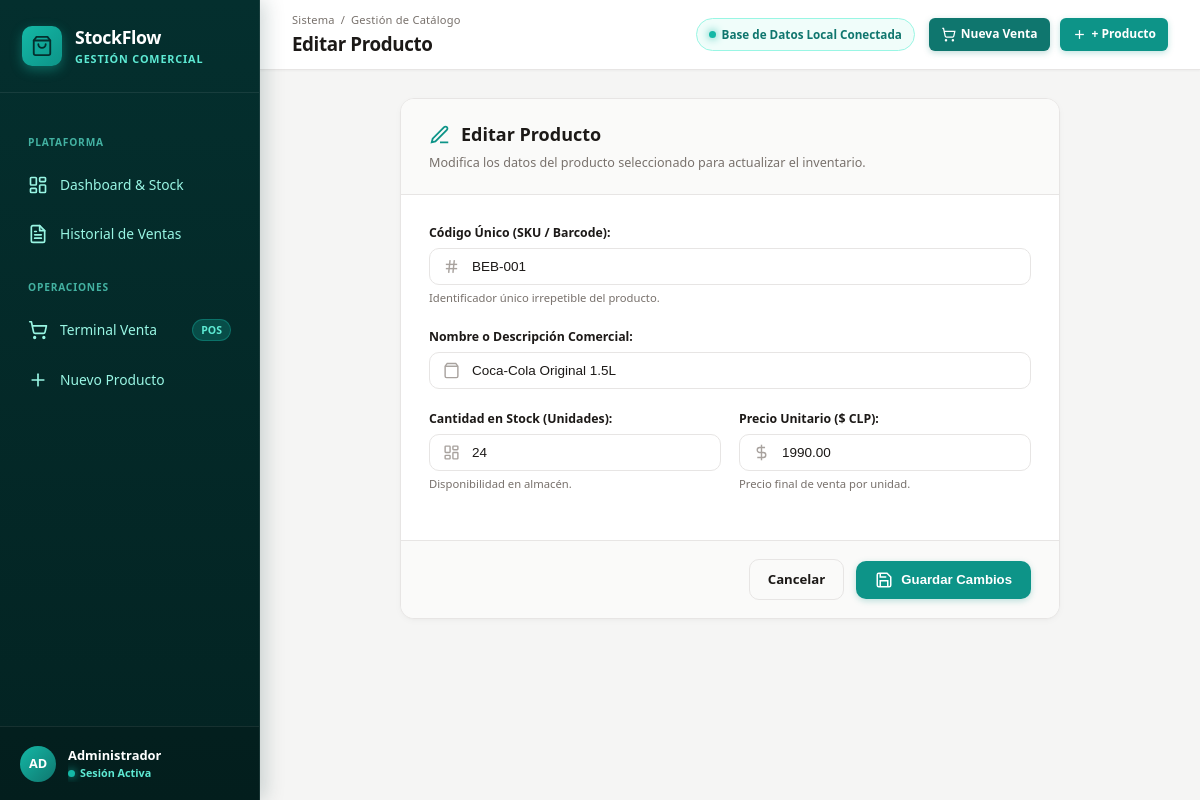
The page /producto/editar/2/ on the database as committed earlier.
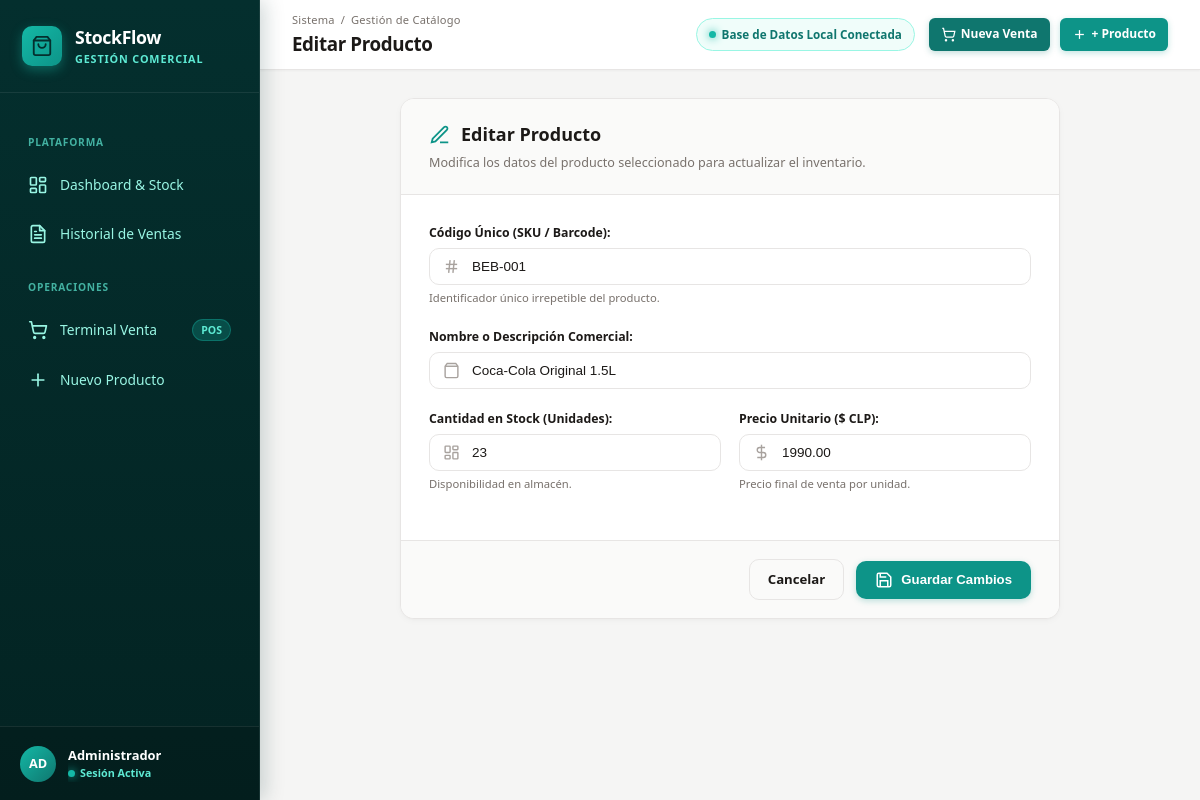
The same page on the database as committed later.
### ventas/models.py (models this page shows, shortened)
class Producto(models.Model):
    codigo = models.CharField(max_length=20, unique=True)
    nombre = models.CharField(max_length=100)
    cantidad = models.IntegerField(default=0)
    precio = models.DecimalField(max_digits=10, decimal_places=2)

### ventas/views.py (the view, shortened to what this page needs)
# urls.py: path('producto/editar/<int:id>/', views.editar_producto, name='editar_producto'),
def editar_producto(request, id):
    producto = get_object_or_404(Producto, id=id)
    return render(request, 'ventas/form_producto.html', {'producto': producto})

### ventas/templates/ventas/form_producto.html (shortened to what the changed rows need)
{% extends 'ventas/base.html' %}
{% block page_title %}{% if producto %}Editar Producto{% else %}Crear Nuevo Producto{% endif %}{% endblock %}
{% block content %}
<div class="form-card">
    <div class="form-card-header">
        <h2 class="form-card-title">
            {% if producto %}
                <svg viewBox="0 0 24 24" fill="none" stroke="currentColor" stroke-width="2" width="22" height="22" style="color: var(--color-primary);">
                    <path d="M12 20h9"></path>
                    <path d="M16.5 3.5a2.121 2.121 0 0 1 3 3L7 19l-4 1 1-4L16.5 3.5z"></path>
                </svg>
                <span>Editar Producto</span>
            {% else %}
                <svg viewBox="0 0 24 24" fill="none" stroke="currentColor" stroke-width="2" width="22" height="22" style="color: var(--color-primary);">
                    <path d="M5 12h14"></path><path d="M12 5v14"></path>
                </svg>
                <span>Registrar Nuevo Producto</span>
            {% endif %}
        </h2>
    </div>
    <form method="POST">
        <div class="form-card-body">
            <div class="form-group">
                <div class="input-with-icon">
                    <input type="text" name="codigo" id="codigo" class="form-input"
                           value="{{ producto.codigo|default:'' }}"
                           placeholder="Ej: BEB-001" required>
                </div>
            </div>
            <div class="form-group">
                <div class="input-with-icon">
                    <input type="text" name="nombre" id="nombre" class="form-input"
                           value="{{ producto.nombre|default:'' }}"
                           placeholder="Ej: Café Tostado Molido 250g" required>
                </div>
            </div>
            <div class="form-row">
                <div class="form-group">
                    <div class="input-with-icon">
                        <input type="number" name="cantidad" id="cantidad" class="form-input"
                               value="{{ producto.cantidad|default:'0' }}"
                               min="0" required>
                    </div>
                </div>
                <div class="form-group">
                    <div class="input-with-icon">
                        <input type="number" step="1" name="precio" id="precio" class="form-input"
                               value="{{ producto.precio|default:'' }}"
                               min="0" placeholder="Ej: 3500" required>
                    </div>
                </div>
            </div>
        </div>
    </form>
</div>
{% endblock %}

Rows that differ between the two databases and show on the page:
changed Producto "BEB-001": cantidad "24" → "23"
